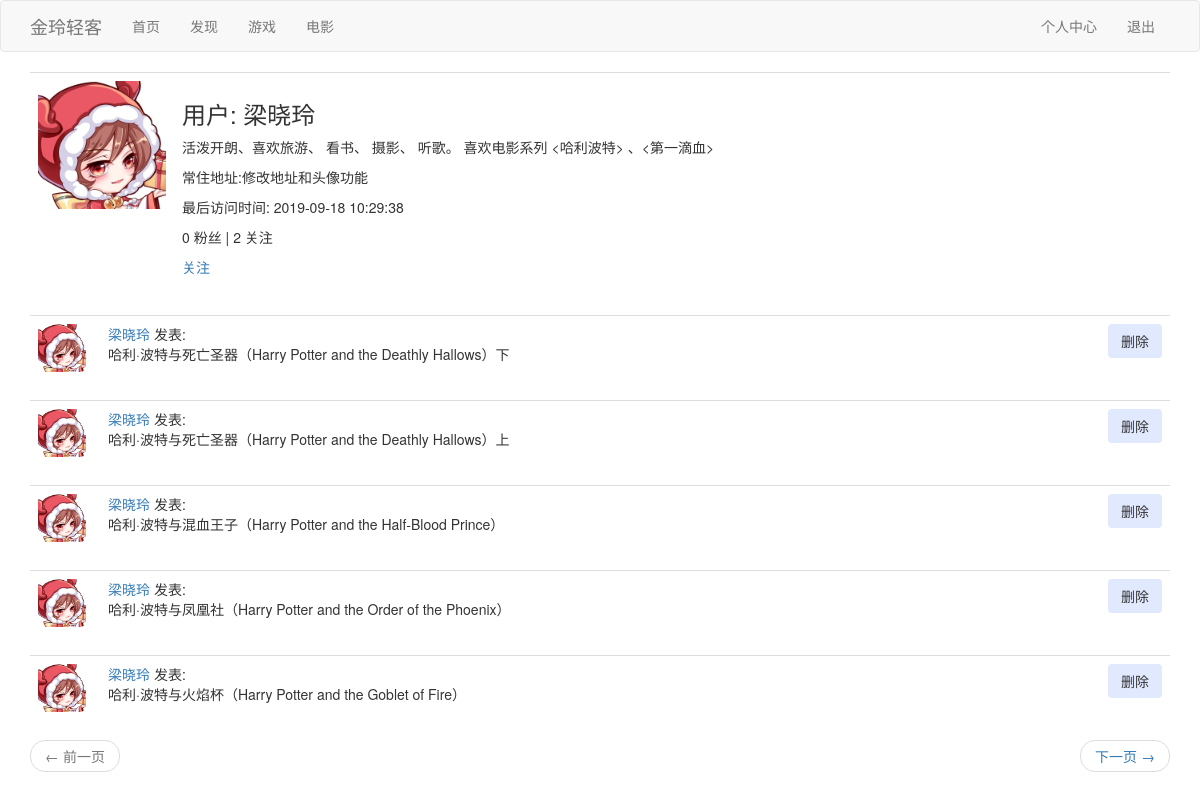
Screenshot of /user/梁晓玲 (signed in) with the database file from the repository.
### app/models.py (models this page shows, shortened)
class User(UserMixin, db.Model):
    id = db.Column(db.Integer, primary_key=True)
    username = db.Column(db.String(64), index=True, unique=True)
    avatar = db.Column(db.String(64), default=None)
    location = db.Column(db.String(64))
    email = db.Column(db.String(120), index=True, unique=True)
    password_hash = db.Column(db.String(128))
    posts = db.relationship('Post', backref='author', lazy='dynamic')
    about_me = db.Column(db.String(140))
    last_seen = db.Column(db.DateTime(timezone=True), default=datetime.datetime.utcnow)
    followed = db.relationship(
        'User', secondary=followers,
        primaryjoin=(followers.c.follower_id == id),
        secondaryjoin=(followers.c.followed_id == id),
        backref=db.backref('followers', lazy='dynamic'), lazy='dynamic')
    def is_following(self, user):
        return self.followed.filter(
            followers.c.followed_id == user.id).count() > 0

class Post(db.Model):
    id = db.Column(db.Integer, primary_key=True)
    body = db.Column(db.String(140))
    timestamp = db.Column(db.DateTime(timezone=True), default=datetime.datetime.utcnow)
    user_id = db.Column(db.Integer, db.ForeignKey('user.id'))

### app/views.py (the view)
@app.route('/user/<username>')
@login_required
def user(username):
    user = User.query.filter_by(username=username).first_or_404()
    page = request.args.get('page', 1, type=int)
    posts = user.posts.order_by(Post.timestamp.desc()).paginate(page, app.config['POSTS_PER_PAGE'], False)
    next_url = url_for('user', username=user.username, page=posts.next_num) if posts.has_next else None
    prev_url = url_for('user', username=user.username, page=posts.prev_num) if posts.has_prev else None
    return render_template('user.html', user=user, posts=posts.items,
                           next_url=next_url, prev_url=prev_url)

### app/models.py (called while the page is built)
@login.user_loader
def load_user(id):
    return User.query.get(int(id))

### app/views.py (called while the page is built)
@app.before_request
def before_request():
    if current_user.is_authenticated:
        timeNow = str(datetime.now()).split(".")[0]
        timeFormat = datetime.strptime(timeNow, "%Y-%m-%d %H:%M:%S")
        current_user.last_seen = timeFormat
        db.session.commit()

### app/templates/user.html
{% extends "base.html" %}
{% block app_content %}
    <table class="table table-hover">
        <tr>
            <td width="100px">
                {% if user.avatar %}
                <img class="img-rounded profile-thumbnail" src="{{ user.avatar }}" height="128" width="128">
                {% else %}
                <img src="{{ url_for('static', filename='images/庄周.jpg') }}" height="128" width="128">
                {% endif %}
            </td>
            <td>
                <h3>用户: {{ user.username }}</h3>
                {% if user.about_me %}<p>{{ user.about_me }}</p>{% endif %}
                {% if user.location %}<p>常住地址:{{ user.location }}</p>{% endif %}
                {% if user.last_seen %}<p>最后访问时间: {{ user.last_seen}}</p>{% endif %}
                <p>{{ user.followers.count() }} 粉丝 | {{ user.followed.count() }} 关注</p>
                {% if user == current_user %}
                <p><a href="{{ url_for('edit_profile') }}">资料修改</a></p>
                {% elif not current_user.is_following(user) %}
                <p><a href="{{ url_for('follow', username=user.username) }}">关注</a></p>
                {% else %}
                <p><a href="{{ url_for('unfollow', username=user.username) }}">取消关注</a></p>
                {% endif %}
            </td>
        </tr>
    </table>
    {% for post in posts %}
        {% include '_personal_post.html' %}
    {% endfor %}
    <nav aria-label="...">
        <ul class="pager">
            <li class="previous{% if not prev_url %} disabled{% endif %}">
                <a href="{{ prev_url or '#' }}">
                    <span aria-hidden="true">&larr;</span> 前一页
                </a>
            </li>
            <li class="next{% if not next_url %} disabled{% endif %}">
                <a href="{{ next_url or '#' }}">
                    下一页 <span aria-hidden="true">&rarr;</span>
                </a>
            </li>
        </ul>
    </nav>
{% endblock %}

### app/templates/_personal_post.html
<table class="table table-hover">
    <tr>
        <td width="70px">
            <a href="{{ url_for('user', username=post.author.username) }}">
                {% if post.author.avatar %}
                    <img class="img-rounded profile-thumbnail" src="{{ post.author.avatar }}" height="48" width="48">
                {% else %}
                    <img class="img-rounded profile-thumbnail" src="{{ url_for('static', filename='images/庄周.jpg') }}"
                         height="48" width="48">
                {% endif %}
            </a>
        </td>
        <td>
            <a href="{{ url_for('user', username=post.author.username) }}">
                {{ post.author.username }}
            </a>
            发表:
            <br>
            {{ post.body }}
        </td>
        <td>
            <form class="inline-form" method="post" action="{{ url_for('delete', post_id=post.id) }}">
                <p align="right">
                    <input class="btn" type="submit" name="delete" value="删除" style=background-color:#e1e9ff
                           onclick="return confirm('确定要删除这条动态吗? 删除后无法恢复!')">
                </p>
            </form>
        </td>
    </tr>
</table>

### rows the page displays
User: avatar (picture), username "梁晓玲", about_me "活泼开朗、喜欢旅游、 看书、 摄影、 听歌。 喜欢电影系列 <哈利波特> 、<第一滴血>", location "修改地址和头像功能", last_seen "2019-09-18 10:29:38"
Post: author.avatar (picture), author.username "梁晓玲", body "哈利·波特与死亡圣器（Harry Potter and the Deathly Hallows）下"
Post: author.avatar (picture), author.username "梁晓玲", body "哈利·波特与死亡圣器（Harry Potter and the Deathly Hallows）上"
Post: author.avatar (picture), author.username "梁晓玲", body "哈利·波特与混血王子（Harry Potter and the Half-Blood Prince）"
Post: author.avatar (picture), author.username "梁晓玲", body "哈利·波特与凤凰社（Harry Potter and the Order of the Phoenix）"
Post: author.avatar (picture), author.username "梁晓玲", body "哈利·波特与火焰杯（Harry Potter and the Goblet of Fire）"

### other values shown
{{ user.followers.count() }} "0"
{{ user.followed.count() }} "2"
